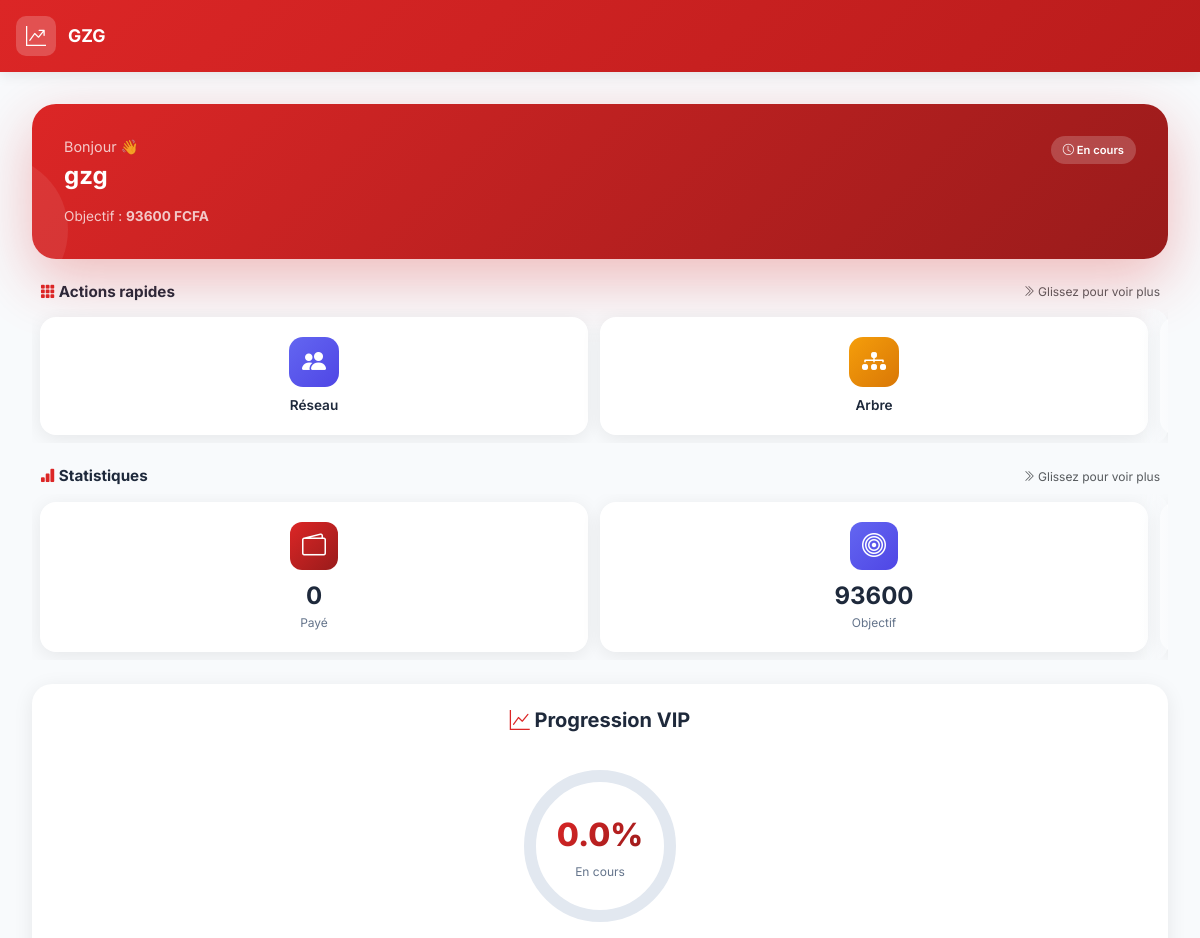
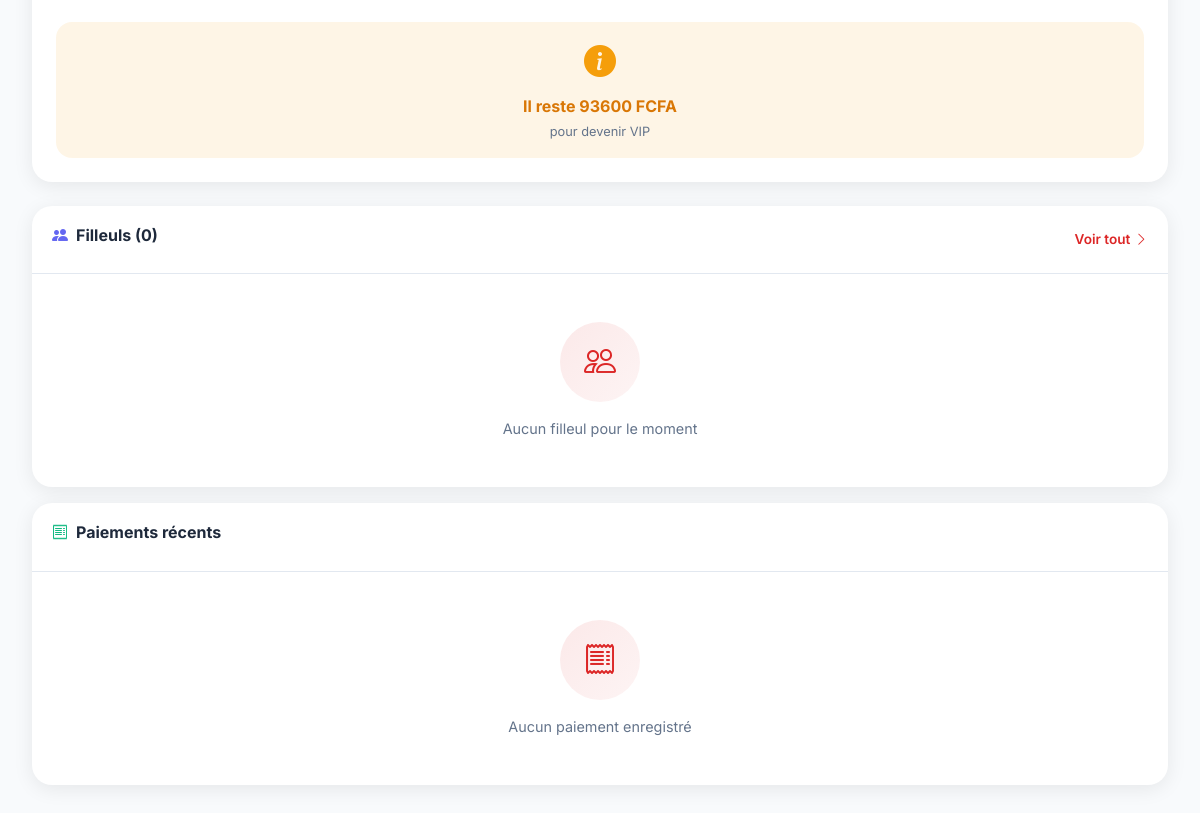
Screenshot of /dashboard/ (signed in) with the database file from the repository (2 pictures, top to bottom).
### parrainage/models.py (models this page shows, shortened)
class GlobalSettings(models.Model):
    required_quota = models.DecimalField(
        max_digits=12,
        decimal_places=2,
        default=100000.00,
        help_text="Le montant total pour devenir VIP et accéder aux marchés."
    )
    matricule_prefix = models.CharField(
        max_length=10,
        default="GZG",
        help_text="Préfixe du matricule utilisateur (ex: AEWR, GZG). Les numéros seront générés automatiquement."
    )
    matricule_counter = models.PositiveIntegerField(
        default=10000,
        help_text="Compteur de départ pour la génération des matricules. Le prochain matricule sera PRÉFIXE + ce numéro."
    )
    referral_limit = models.PositiveIntegerField(
        default=2,
        help_text="Nombre maximum de filleuls directs par utilisateur (défaut: 2)"
    )
    updated_at = models.DateTimeField(auto_now=True)
    class Meta:
        verbose_name = "Paramètre Global"
        verbose_name_plural = "Paramètres Globaux"
    @classmethod
    def get_current_quota(cls):
        config, _ = cls.objects.get_or_create(id=1)
        return config.required_quota

class Profile(models.Model):
    user = models.OneToOneField(User, on_delete=models.CASCADE, related_name='profile')
    matricule = models.CharField(
        max_length=50,
        unique=True,
        blank=True,
        null=True,
        help_text="Matricule unique généré automatiquement (ex: GZG10001)"
    )
    referrer = models.ForeignKey(
        'self',
        on_delete=models.SET_NULL,
        null=True,
        blank=True,
        related_name='referrals'
    )
    referral_code = models.CharField(max_length=50, unique=True, editable=False)
    phone_number = models.CharField(max_length=20, blank=True, null=True, help_text="Numéro de téléphone")
    country = CountryField(blank=True, null=True, help_text="Pays de résidence")
    total_paid = models.DecimalField(max_digits=12, decimal_places=2, default=0.00)
    is_vip = models.BooleanField(default=False)
    reset_token = models.CharField(max_length=64, blank=True, null=True)
    reset_token_expires = models.DateTimeField(blank=True, null=True)
    @property
    def is_profile_complete(self):
        return bool(self.phone_number and self.country)
    @property
    def remaining_amount(self):
        from decimal import Decimal
        quota = GlobalSettings.get_current_quota()
        return max(Decimal(quota) - Decimal(self.total_paid), Decimal(0))
    @property
    def progress_percent(self):
        from decimal import Decimal
        quota = GlobalSettings.get_current_quota()
        if quota <= 0: return 0
        return min((float(self.total_paid) / float(quota)) * 100, 100)

### parrainage/views.py (the view)
# urls.py: path('dashboard/', views.dashboard_view, name='dashboard'),
@login_required
def dashboard_view(request):
    profile, created = Profile.objects.get_or_create(user=request.user)
    quota = GlobalSettings.get_current_quota()
    payments = profile.payments.all()[:10]  # 10 derniers paiements
    referrals = profile.referrals.all()[:10]  # 10 premiers filleuls
    pdf_documents = PDFDocument.objects.filter(is_active=True)
    progress_percent = profile.progress_percent
    stroke_dashoffset = max(0, 440 - (440 * progress_percent / 100))
    context = {
        'profile': profile,
        'quota': quota,
        'payments': payments,
        'referrals': referrals,
        'stroke_dashoffset': stroke_dashoffset,
        'is_profile_complete': profile.is_profile_complete,
        'pdf_documents': pdf_documents,
    }
    return render(request, 'parrainage/dashboard.html', context)

### templates/parrainage/dashboard.html (shortened to what this page needs)
{% extends 'parrainage/base.html' %}
{% load static %}
{% block content %}
<div class="dashboard-container slide-up">
    <div class="welcome-card">
        <div class="welcome-content">
            <div class="d-flex justify-content-between align-items-start mb-3">
                <div>
                    <p class="mb-1 opacity-75" style="font-size: 0.9rem;">Bonjour 👋</p>
                    <h1 class="fw-bold mb-0" style="font-size: 1.5rem;">{{ user.username }}</h1>
                </div>
                {% if profile.is_vip %}
                <div class="vip-badge" style="background: rgba(255,255,255,0.2); backdrop-filter: blur(10px);">
                    <i class="bi bi-star-fill"></i> VIP
                </div>
                {% else %}
                <div class="progress-badge" style="background: rgba(255,255,255,0.2); backdrop-filter: blur(10px); color: white;">
                    <i class="bi bi-clock"></i> En cours
                </div>
                {% endif %}
            </div>
            {% if profile.is_vip %}
            <p class="mb-0 opacity-75" style="font-size: 0.85rem;">
                <i class="bi bi-check-circle-fill"></i> Statut VIP activé
            </p>
            {% else %}
            <p class="mb-0 opacity-75" style="font-size: 0.85rem;">
                Objectif : <strong>{{ quota|floatformat:0 }} FCFA</strong>
            </p>
            {% endif %}
        </div>
    </div>
    <div class="d-flex justify-content-between align-items-center mb-2 px-2">
        <h6 class="fw-bold mb-0" style="color: #1e293b; font-size: 0.95rem;">
            <i class="bi bi-grid-3x3-gap-fill" style="color: #dc2626;"></i>
            Actions rapides
        </h6>
        <span class="text-muted" style="font-size: 0.75rem;">
            <i class="bi bi-chevron-double-right"></i> Glissez pour voir plus
        </span>
    </div>
    <div class="quick-actions">
        <a href="{% url 'my_referrals' %}" class="quick-action-btn">
            <div class="quick-action-icon" style="background: linear-gradient(135deg, #6366f1, #4f46e5);">
                <i class="bi bi-people-fill"></i>
            </div>
            <span class="quick-action-label">Réseau</span>
        </a>
        <a href="{% url 'network_tree' %}" class="quick-action-btn">
            <div class="quick-action-icon" style="background: linear-gradient(135deg, #f59e0b, #d97706);">
                <i class="bi bi-diagram-3-fill"></i>
            </div>
            <span class="quick-action-label">Arbre</span>
        </a>
        <a href="{% url 'profile' %}" class="quick-action-btn">
        </a>
    </div>
    <div class="d-flex justify-content-between align-items-center mb-2 px-2">
        <h6 class="fw-bold mb-0" style="color: #1e293b; font-size: 0.95rem;">
            <i class="bi bi-bar-chart-fill" style="color: #dc2626;"></i>
            Statistiques
        </h6>
        <span class="text-muted" style="font-size: 0.75rem;">
            <i class="bi bi-chevron-double-right"></i> Glissez pour voir plus
        </span>
    </div>
    <div class="stats-grid">
        <div class="stat-card-modern">
            <div class="stat-icon-wrapper stat-icon-paid">
                <i class="bi bi-wallet2"></i>
            </div>
            <div class="stat-value">{{ profile.total_paid|floatformat:0 }}</div>
            <div class="stat-label">Payé</div>
        </div>
        <div class="stat-card-modern">
            <div class="stat-icon-wrapper stat-icon-target">
                <i class="bi bi-bullseye"></i>
            </div>
            <div class="stat-value">{{ quota|floatformat:0 }}</div>
            <div class="stat-label">Objectif</div>
        </div>
        <div class="stat-card-modern">
        </div>
    </div>
    <div class="progress-card">
        <h5 class="fw-bold mb-4 text-center">
            <i class="bi bi-graph-up" style="color: #dc2626;"></i>
            Progression VIP
        </h5>
        <div class="circular-progress-modern mb-4">
            <svg class="progress-ring" width="180" height="180">
                <defs>
                    <linearGradient id="gradient" x1="0%" y1="0%" x2="100%" y2="100%">
                        <stop offset="0%" style="stop-color:#dc2626;stop-opacity:1" />
                        <stop offset="100%" style="stop-color:#991b1b;stop-opacity:1" />
                    </linearGradient>
                </defs>
                <circle class="progress-ring-bg" stroke-width="12" fill="transparent" r="70" cx="90" cy="90"/>
                <circle class="progress-ring-fill" stroke-width="12" fill="transparent" r="70" cx="90" cy="90"
                    style="stroke-dasharray: 440; stroke-dashoffset: {{ stroke_dashoffset }}"/>
            </svg>
            <div class="progress-center-content">
                <div class="progress-percentage">{{ profile.progress_percent|floatformat:1 }}%</div>
                <div class="progress-status">
                    {% if profile.is_vip %}
                    <span style="color: #10b981;"><i class="bi bi-check-circle-fill"></i> VIP</span>
                    {% else %}
                    En cours
                    {% endif %}
                </div>
            </div>
        </div>
        {% if profile.is_vip %}
        <div class="vip-banner">
            <div class="vip-banner-icon">
                <i class="bi bi-trophy-fill"></i>
            </div>
            <p class="fw-bold mb-0">Félicitations ! Vous êtes VIP</p>
            <p class="mb-0" style="font-size: 0.8rem; opacity: 0.9;">Accès complet aux marchés</p>
        </div>
        {% else %}
        <div class="p-3" style="background: rgba(245, 158, 11, 0.1); border-radius: 16px; text-align: center;">
            <i class="bi bi-info-circle-fill" style="color: #f59e0b; font-size: 2rem;"></i>
            <p class="fw-bold mb-1 mt-2" style="color: #d97706;">
                Il reste {{ profile.remaining_amount|floatformat:0 }} FCFA
            </p>
            <p class="mb-0" style="font-size: 0.8rem; color: #64748b;">pour devenir VIP</p>
        </div>
        {% endif %}
    </div>
    <div class="section-card">
        <div class="section-header">
            <h5 class="section-title">
                <i class="bi bi-people-fill" style="color: #6366f1;"></i>
                Filleuls ({{ profile.referrals.count }})
            </h5>
            <a href="{% url 'my_referrals' %}" class="section-link">
                Voir tout <i class="bi bi-chevron-right"></i>
            </a>
        </div>
        <div class="section-body">
            {% if referrals %}
                {% for referral in referrals|slice:":5" %}
                <div class="modern-list-item">
                    <div class="list-avatar" style="background: linear-gradient(135deg, #6366f1, #4f46e5);">
                        {{ referral.user.username|slice:":2"|upper }}
                    </div>
                    <div class="list-content">
                        <div class="list-title">{{ referral.user.username }}</div>
                        <div class="list-subtitle">{{ referral.total_paid|floatformat:0 }} FCFA</div>
                    </div>
                    <div class="list-action">
                        {% if referral.is_vip %}
                        <span class="vip-badge">
                            <i class="bi bi-star-fill"></i> VIP
                        </span>
                        {% else %}
                        <span class="progress-badge">{{ referral.progress_percent|floatformat:0 }}%</span>
                        {% endif %}
                    </div>
                </div>
                {% endfor %}
            {% else %}
            <div class="empty-state-modern">
                <div class="empty-state-icon">
                    <i class="bi bi-people"></i>
                </div>
                <p class="mb-0" style="color: #64748b; font-size: 0.9rem;">Aucun filleul pour le moment</p>
            </div>
            {% endif %}
        </div>
    </div>
    <div class="section-card">
        <div class="section-header">
            <h5 class="section-title">
                <i class="bi bi-receipt" style="color: #10b981;"></i>
                Paiements récents
            </h5>
        </div>
        <div class="section-body">
            {% if payments %}
                {% for payment in payments|slice:":5" %}
                <div class="modern-list-item">
                    <div class="list-avatar" style="background: linear-gradient(135deg, #10b981, #059669);">
                        <i class="bi bi-check-lg"></i>
                    </div>
                    <div class="list-content">
                        <div class="list-title">{{ payment.reference|truncatechars:20 }}</div>
                        <div class="list-subtitle">{{ payment.date_created|date:"d/m/yyyy" }}</div>
                    </div>
                    <div class="list-action">
                        <span class="fw-bold" style="color: #10b981; font-size: 0.95rem;">
                            +{{ payment.amount|floatformat:0 }}
                        </span>
                    </div>
                </div>
                {% endfor %}
            {% else %}
            <div class="empty-state-modern">
                <div class="empty-state-icon">
                    <i class="bi bi-receipt"></i>
                </div>
                <p class="mb-0" style="color: #64748b; font-size: 0.9rem;">Aucun paiement enregistré</p>
            </div>
            {% endif %}
        </div>
    </div>
</div>
{% endblock %}

### templates/parrainage/base.html (style rules this page uses)
:root { --primary-color: #dc2626; --primary-dark: #b91c1c; --primary-light: #ef4444; --secondary-color: #1e293b; --success-color: #10b981; --warning-color: #f59e0b; --danger-color: #ef4444; --bg-color: #f8fafc; --card-bg: #ffffff; --text-primary: #1e293b; --text-secondary: #64748b; --border-color: #e2e8f0; --shadow-sm: 0 1px 3px rgba(0,0,0,0.1); --shadow-md: 0 4px 12px rgba(0,0,0,0.08); --shadow-lg: 0 10px 40px rgba(0,0,0,0.12); --radius-sm: 12px; --radius-md: 16px; --radius-lg: 20px; --radius-xl: 24px; }
* { font-family: 'Inter', -apple-system, BlinkMacSystemFont, sans-serif; -webkit-tap-highlight-color: transparent; }
body { background: var(--bg-color); min-height: 100vh; padding-bottom: 80px; color: var(--text-primary); }
@media (min-width: 768px) { body { padding-bottom: 0; } }
.slide-up { animation: slideUp 0.4s ease-out; }

### rows the page displays
GlobalSettings: required_quota "93600", progress_percent "0.0", remaining_amount "93600"
Profile: total_paid "0", referrals.count "0"

### other values shown
{{ user.username }} "gzg"
